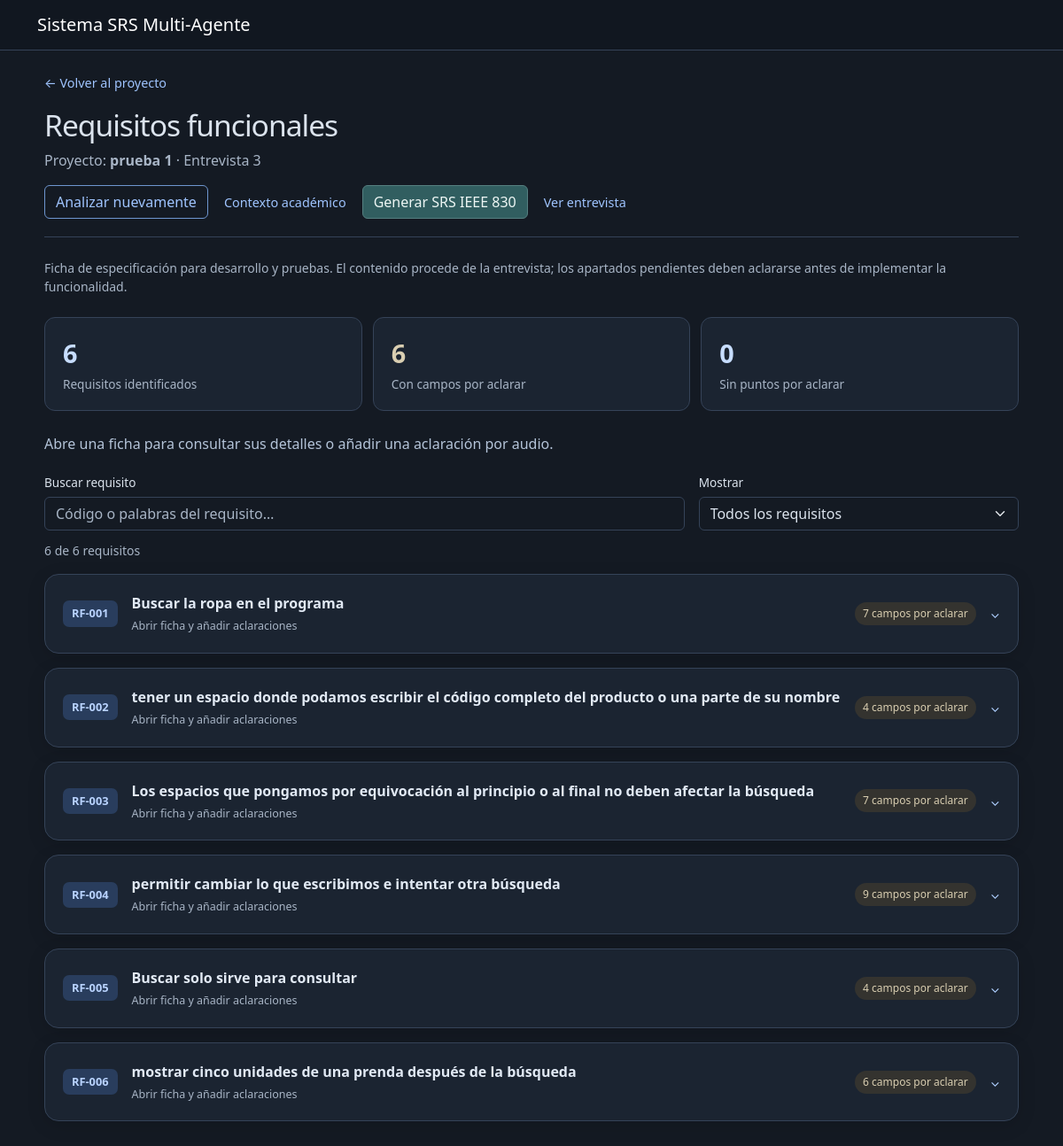
/interviews/3/requirements, run on the app's committed database.
### app/models.py (models this page shows, shortened)
class Project(db.Model):
    id = db.Column(
        db.Integer,
        primary_key=True
    )
    name = db.Column(
        db.String(150),
        nullable=False
    )
    description = db.Column(
        db.Text,
        nullable=True
    )
    created_at = db.Column(
        db.DateTime,
        default=datetime.utcnow
    )

class Interview(db.Model):
    original_transcription = db.Column(db.Text, nullable=True)
    @property
    def clarifications(self):
        return RequirementClarification.query.filter_by(interview_id=self.id).order_by(RequirementClarification.id).all()
    id = db.Column(
        db.Integer,
        primary_key=True
    )
    project_id = db.Column(
        db.Integer,
        db.ForeignKey("project.id"),
        nullable=False
    )
    audio_path = db.Column(
        db.String(300),
        nullable=True
    )
    transcription = db.Column(
        db.Text,
        nullable=True
    )
    created_at = db.Column(
        db.DateTime,
        default=datetime.utcnow
    )

class Requirement(db.Model):
    specification = db.Column(db.Text, nullable=True)
    @property
    def actor_pending(self):
        from app.services.requirement_specification import folded
        return folded((self.actor or '').strip()) in (
            '', 'pendiente de aclaracion', 'por aclarar', 'no especificado', 'no especificada', 'desconocido')
    @property
    def quality_attributes(self):
        from app.services.requirement_specification import read_specification
        from app.services.requirement_quality import quality_values
        return quality_values(read_specification(self.specification).get('quality'),
                              {r['key']: r['values'] for r in self.specification_rows})
    @property
    def interview_guidance(self):
        from app.services.requirement_quality import interview_guidance
        return interview_guidance(self)
    @property
    def pending_fields(self):
        result = []
        if self.actor_pending:
            result.append('Actor')
        if self.priority not in ('esencial', 'opcional', 'condicional'):
            result.append('Prioridad')
        result.extend(row['label'] for row in self.specification_rows if not row['values'])
        for key, label in [('clarity', 'Claridad (sin ambigüedad)'), ('verifiability', 'Verificabilidad')]:
            if not self.quality_attributes[key]['sufficient']:
                result.append(label)
        return result
    @property
    def clarifications(self):
        return RequirementClarification.query.filter_by(requirement_id=self.id).order_by(RequirementClarification.id).all()
    @property
    def specification_rows(self):
        from app.services.requirement_specification import specification_rows
        interview = db.session.get(Interview, self.interview_id)
        source = interview.transcription if interview else self.source_excerpt
        return specification_rows(self.specification, source or "", {
            "description": self.description, "source_excerpt": self.source_excerpt})
    @property
    def name(self):
        from app.services.requirement_specification import requirement_name
        return requirement_name(self.description)
    @property
    def specification_unavailable(self):
        from app.services.requirement_specification import read_specification
        return read_specification(self.specification).get("extraction_status") == "unavailable"
    id = db.Column(
        db.Integer,
        primary_key=True
    )
    project_id = db.Column(
        db.Integer,
        db.ForeignKey("project.id"),
        nullable=False
    )
    interview_id = db.Column(
        db.Integer,
        db.ForeignKey("interview.id"),
        nullable=False
    )
    code = db.Column(
        db.String(20),
        nullable=False
    )
    description = db.Column(
        db.Text,
        nullable=False
    )
    actor = db.Column(
        db.String(100),
        nullable=True
    )
    priority = db.Column(
        db.String(30),
        default="no_especificada"
    )
    priority_reason = db.Column(
        db.Text,
        nullable=True
    )
    source_excerpt = db.Column(
        db.Text,
        nullable=False
    )
    ambiguity_detected = db.Column(
        db.Boolean,
        default=False
    )
    ambiguity_reason = db.Column(
        db.Text,
        nullable=True
    )
    verifiable = db.Column(
        db.Boolean,
        default=True
    )
    verification_reason = db.Column(
        db.Text,
        nullable=True
    )
    enriched_context = db.Column(
        db.Text,
        nullable=True
    )

### app/routes.py (the view)
@main.route(
    "/interviews/<int:interview_id>/requirements"
)
def view_requirements(interview_id):
    interview = Interview.query.get_or_404(
        interview_id
    )
    project = Project.query.get_or_404(
        interview.project_id
    )
    requirements = (
        Requirement.query
        .filter_by(
            interview_id=interview.id
        )
        .order_by(
            Requirement.id.asc()
        )
        .all()
    )
    project_context = get_project_context(project.id)
    return render_template(
        "requirements.html",
        interview=interview,
        project=project,
        requirements=requirements,
        project_context=project_context,
        has_enrichment=bool(project_context)
    )

### app/routes.py (called while the page is built)
def get_project_context(project_id):
    record = db.session.get(ProjectContext, project_id)
    return load_enriched_context(record.content) if record else None

### app/services/functional_context.py (called while the page is built)
def fold(text):
    return ''.join(c for c in unicodedata.normalize('NFD', text.lower())
                   if unicodedata.category(c) != 'Mn')

def sentences(text):
    return [s.strip() for s in re.split(r'(?<=[.!?])\s+|\n+', text) if s.strip()]

def rejected(text):
    return bool(re.search(r'\bno (necesitamos|queremos|requerimos|hace falta)\b', fold(text)))

def pending_information(text):
    return bool(re.search(r'\b(no hemos (?:definido|decidido|acordado)|no se ha definido|'
                          r'todavia no|tampoco hemos|sin definir|por definir|'
                          r'reunion adicional|necesitamos aclarar|no he decidido|'
                          r'no lo tengo claro|no se todavia|todavia no se|'
                          r'tenemos que conversarlo|prefiero decidirlo despues)\b', fold(text)))

def closing_summary(text):
    return bool(re.search(r'^(?:en resumen|resumiendo)\b|'
                          r'\blo indispensable es\b|\bpueden quedar para despues\b', fold(text)))

def metadata(text):
    return bool(re.search(r'\b(esta (?:funcion|funcionalidad)|voy a explicar|'
                          r'vamos a explicar|por separado)\b', fold(text)))

def detail(text):
    return bool(re.match(
        r'^(antes\b|para\b|si\b|cuando\b|con\b|finalmente\b|al\b|'
        r'los datos\b|una regla\b|el resultado\b|'
        r'los criterios\b|el criterio\b|en caso\b)', fold(text)))

### app/services/requirement_specification.py (called while the page is built, shortened)
def normalize(text):
    return re.sub(r"\s+", " ", text).strip()

def folded(text):
    return ''.join(c for c in unicodedata.normalize('NFD', text.lower())
                   if unicodedata.category(c) != 'Mn')

def relevant_context(requirement, transcription):
    anchor = normalize(requirement.get('source_excerpt') or '')
    transcript = normalize(transcription or '')
    if not anchor or anchor not in transcript:
        return ''
    scope = requirement.get('_scope')
    if isinstance(scope, list) and anchor in [normalize(s) for s in scope if isinstance(s, str)]:
        return '\n'.join(normalize(s) for s in scope if isinstance(s, str) and normalize(s) in transcript)

def read_specification(value):
    if isinstance(value, str):
        try:
            value = json.loads(value)
        except (ValueError, TypeError):
            return {}
    return value if isinstance(value, dict) else {}

### app/templates/requirements.html (shortened to what this page needs)
{% extends "base.html" %}
{% block content %}
<div class="rf-workspace">
    <a class="rf-back" href="{{ url_for('main.project_detail', project_id=project.id) }}">← Volver al proyecto</a>
    <h1 class="mt-3">Requisitos funcionales</h1>
    <p class="text-muted">Proyecto: <strong>{{ project.name }}</strong> · Entrevista {{ interview.id }}</p>
    <div class="rf-toolbar d-flex flex-wrap gap-2 mb-4">
        {% if not interview.clarifications %}
        <form action="{{ url_for('main.analyze_requirements', interview_id=interview.id) }}" method="POST">
            <button type="submit" class="btn btn-outline-primary">Analizar nuevamente</button>
        </form>
        {% else %}
        <span class="text-muted">Esta entrevista se actualiza mediante las aclaraciones de cada RF.</span>
        {% endif %}
        <a href="{{ url_for('main.project_context_page', project_id=project.id) }}" class="rf-toolbar-link">Contexto académico</a>
        {% if requirements %}
        <form action="{{ url_for('main.generate_srs', project_id=project.id) }}" method="POST">
            <button type="submit" class="btn btn-success">Generar SRS IEEE 830</button>
        </form>
        {% endif %}
        <a href="{{ url_for('main.interview_detail', interview_id=interview.id) }}" class="rf-toolbar-link">Ver entrevista</a>
    </div>
    {% if not requirements %}
    <div class="alert alert-info">Todavía no existen requisitos funcionales identificados para esta entrevista.</div>
    {% else %}
    <p class="text-muted small">Ficha de especificación para desarrollo y pruebas. El contenido procede de la entrevista; los apartados pendientes deben aclararse antes de implementar la funcionalidad.</p>
    {% endif %}
    {% if requirements %}
    {% set totals = namespace(pending=0) %}
    {% for requirement in requirements %}{% if requirement.pending_fields %}{% set totals.pending = totals.pending + 1 %}{% endif %}{% endfor %}
    <div class="rf-overview" aria-label="Resumen de requisitos">
        <div><strong>{{ requirements|length }}</strong><span>Requisitos identificados</span></div>
        <div><strong class="rf-needs-attention">{{ totals.pending }}</strong><span>Con campos por aclarar</span></div>
        <div><strong>{{ requirements|length - totals.pending }}</strong><span>Sin puntos por aclarar</span></div>
    </div>
    <p class="rf-instructions">Abre una ficha para consultar sus detalles o añadir una aclaración por audio.</p>
    <div class="rf-filters" id="rf-filters" hidden>
        <div><label for="rf-search">Buscar requisito</label><input class="form-control" id="rf-search" type="search" placeholder="Código o palabras del requisito…"></div>
        <div><label for="rf-status">Mostrar</label><select class="form-select" id="rf-status"><option value="all">Todos los requisitos</option></select></div>
    </div>
    <p id="rf-results" class="text-muted small" role="status" aria-live="polite"></p>
    {% endif %}
    {% set priorities = {'esencial': 'Esencial', 'opcional': 'Opcional', 'condicional': 'Condicional'} %}
    {% for requirement in requirements %}
    {% set pending = requirement.pending_fields %}
    <details class="card mb-3 rf-card rf-entry" data-state="{{ 'pending' if pending else 'filled' }}">
        <summary class="rf-entry-summary">
            <span class="rf-code">{{ requirement.code }}</span>
            <span class="rf-entry-heading"><span class="rf-entry-name">{{ requirement.name }}</span><span class="rf-entry-hint">Abrir ficha y añadir aclaraciones</span></span>
            <span class="{{ 'rf-pending' if pending else 'rf-filled' }}">{{ (pending|length|string) + ' campos por aclarar' if pending else 'Sin puntos por aclarar' }}</span>
            <span class="rf-chevron" aria-hidden="true">⌄</span>
        </summary>
            {% set quality = requirement.quality_attributes %}
            {% set guidance = requirement.interview_guidance %}
    </details>
    {% endfor %}
</div>
{% endblock %}

### app/static/css/style.css (style rules this page uses)
:root[data-bs-theme="dark"] { color-scheme: dark; --bs-body-bg: #141a23; --bs-body-color: #dbe3ed; --bs-emphasis-color: #ecf1f7; --bs-secondary-color: #a8b5c6; --bs-secondary-bg: #202b3a; --bs-tertiary-bg: #1c2633; --bs-border-color: #354358; --bs-link-color: #9fc4ff; --bs-link-color-rgb: 159, 196, 255; --bs-link-hover-color: #c5dcff; --bs-link-hover-color-rgb: 197, 220, 255; }
body { background-color: var(--bs-body-bg); color: var(--bs-body-color); }
.card { --bs-card-bg: #1b2431; --bs-card-border-color: #354358; }
.form-control::placeholder { color: #a8b5c6; opacity: 1; }
.btn-outline-primary { --bs-btn-color: #9fc4ff; --bs-btn-border-color: #6e96cf; }
.card { height: 100%; }
.rf-card { height: auto; border: 1px solid #354358; border-radius: 16px; box-shadow: 0 5px 20px #00000020; }
.rf-code { background: #293d5d; color: #b9d3ff; padding: 5px 10px; border-radius: 7px; font-size: .8rem; font-weight: 700; white-space: nowrap; }
.rf-pending { font-size: .75rem; padding: 4px 9px; color: #d9ceb1; background: #34332f; border-radius: 20px; white-space: nowrap; }
.rf-card summary { color: #afcfff; font-size: .9rem; cursor: pointer; padding: 6px 0; }
.rf-workspace { max-width: 1100px; margin: 0 auto; }
.rf-back { font-size: .9rem; text-decoration: none; }
.rf-workspace h1 { font-size: clamp(1.6rem, 3vw, 2.1rem); letter-spacing: -.03em; }
.rf-toolbar { padding-bottom: 20px; border-bottom: 1px solid #354358; }
.rf-overview { display: grid; grid-template-columns: repeat(3, 1fr); gap: 12px; margin: 24px 0; }
.rf-overview > div { padding: 18px 20px; background: #1b2431; border: 1px solid #354358; border-radius: 12px; }
.rf-overview strong { display: block; font-size: 1.8rem; color: #c7ddff; }
.rf-overview span { color: #a8b5c6; font-size: .85rem; }
.rf-overview .rf-needs-attention { color: #d9ceb1; }
.rf-instructions { color: #b4c4d9; line-height: 1.7; }
.rf-filters { display: grid; grid-template-columns: 2fr 1fr; gap: 16px; margin: 20px 0 12px; }
.rf-filters label { display: block; font-size: .85rem; margin-bottom: 6px; }
.rf-card > .rf-entry-summary { list-style: none; display: flex; align-items: center; gap: 16px; padding: 20px; border-radius: 16px; }
.rf-entry-heading { flex: 1; min-width: 0; }
.rf-entry-name { display: block; font-size: 1rem; font-weight: 600; color: #e1e9f4; overflow-wrap: anywhere; }
.rf-entry-hint { display: block; font-size: .78rem; color: #a8b5c6; margin-top: 5px; }
.rf-toolbar-link { align-self: center; padding: 8px 10px; font-size: .9rem; text-decoration: none; }
.rf-workspace .btn-primary, .rf-workspace .btn-success { --bs-btn-bg: #315e60; --bs-btn-border-color: #557f80; --bs-btn-color: #edf6f4; --bs-btn-hover-bg: #3c6d6f; --bs-btn-hover-border-color: #77a4a3; --bs-btn-active-bg: #315e60; --bs-btn-active-border-color: #77a4a3; --bs-btn-disabled-bg: #315052; --bs-btn-disabled-border-color: #557f80; }

### data on the page
Project: name "prueba 1"
Interview: id "3"
Requirement: code "RF-001", name "Buscar la ropa en el programa", value "7 campos por aclarar"
Requirement: code "RF-002", name "tener un espacio donde podamos escribir el código completo del producto o una parte de su nombre", value "4 campos por aclarar"
Requirement: code "RF-003", name "Los espacios que pongamos por equivocación al principio o al final no deben afectar la búsqueda", value "7 campos por aclarar"
Requirement: code "RF-004", name "permitir cambiar lo que escribimos e intentar otra búsqueda", value "9 campos por aclarar"
Requirement: code "RF-005", name "Buscar solo sirve para consultar", value "4 campos por aclarar"
Requirement: code "RF-006", name "mostrar cinco unidades de una prenda después de la búsqueda", value "6 campos por aclarar"

### other printed values
{{ requirements|length }} "6"
{{ totals.pending }} "6"
{{ requirements|length - totals.pending }} "0"
